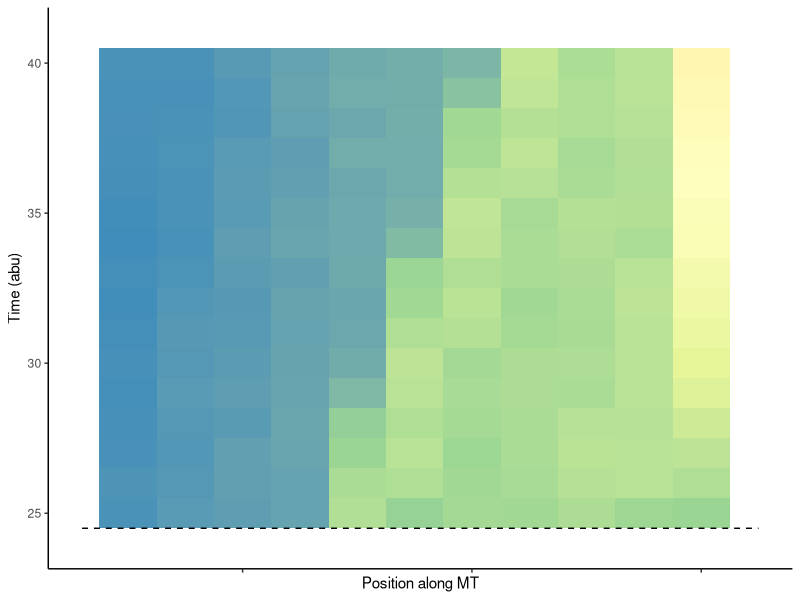
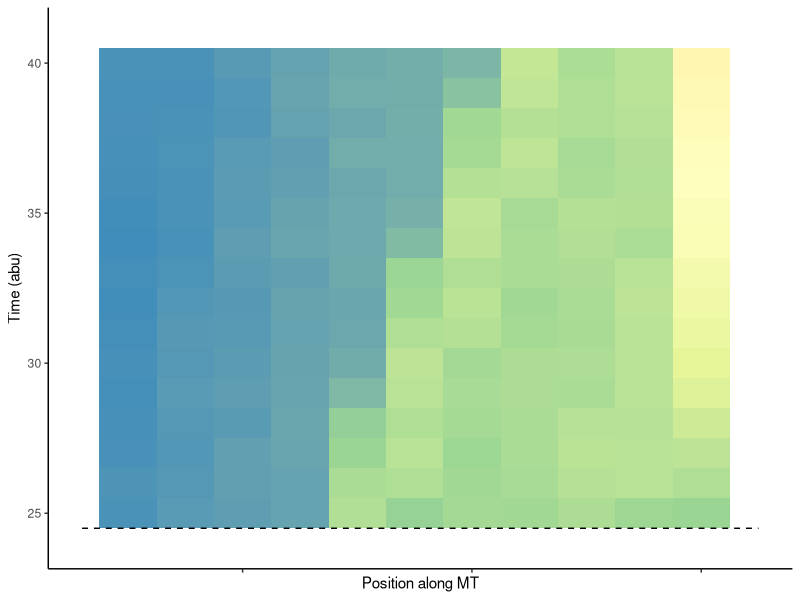
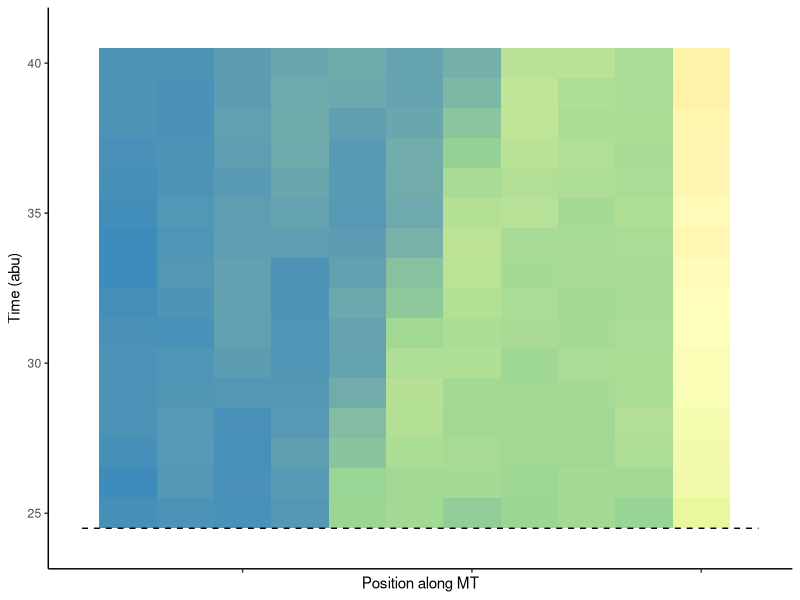
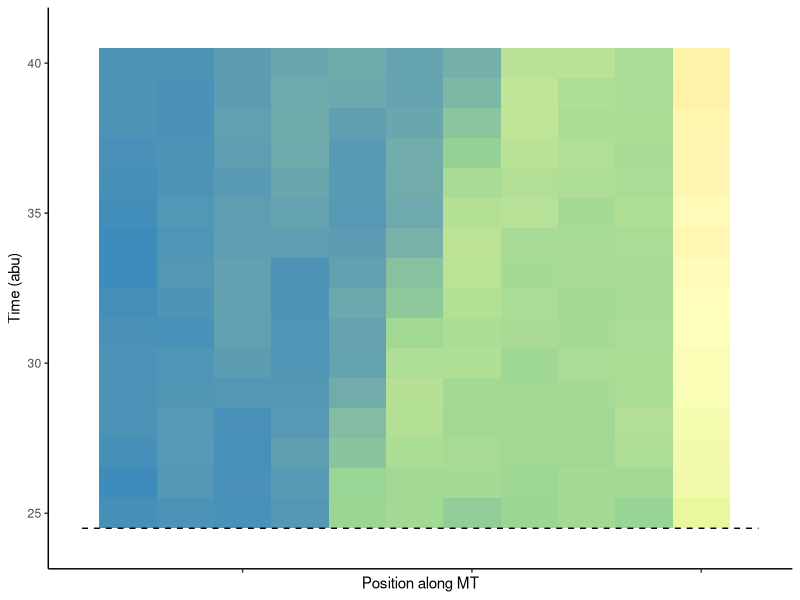
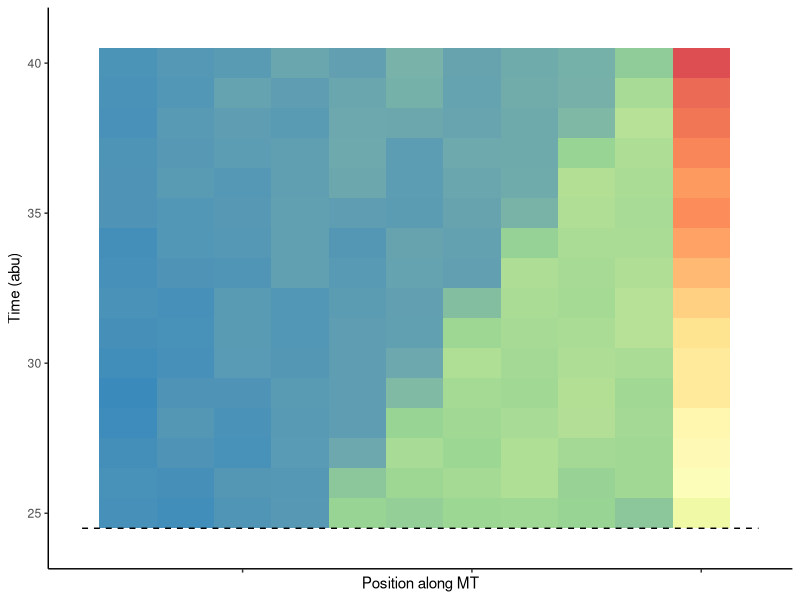
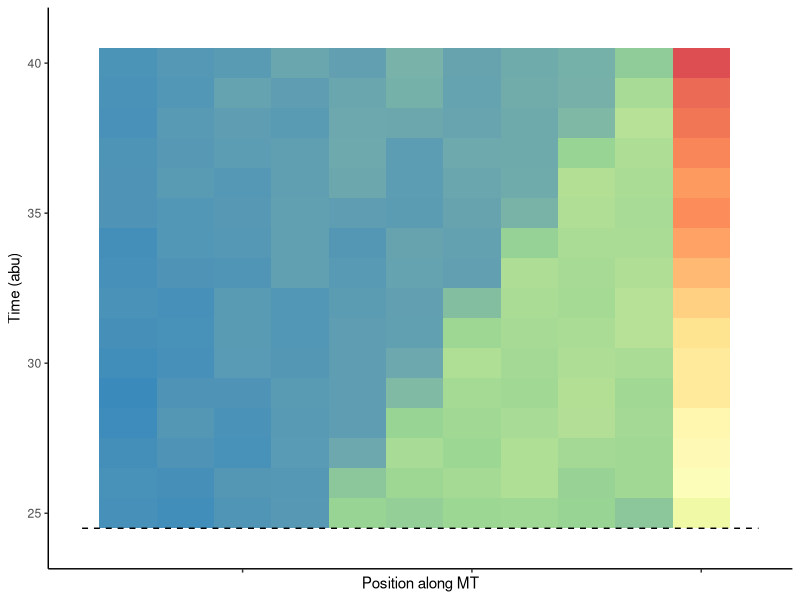
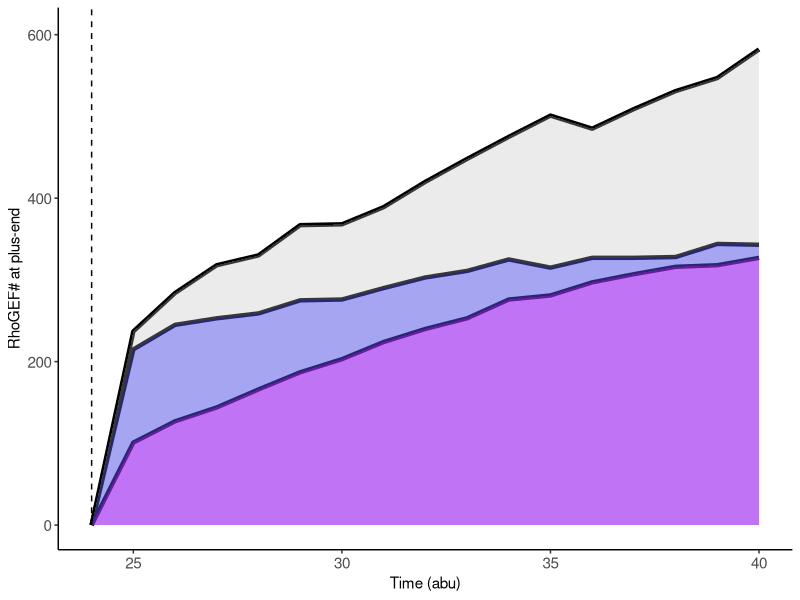
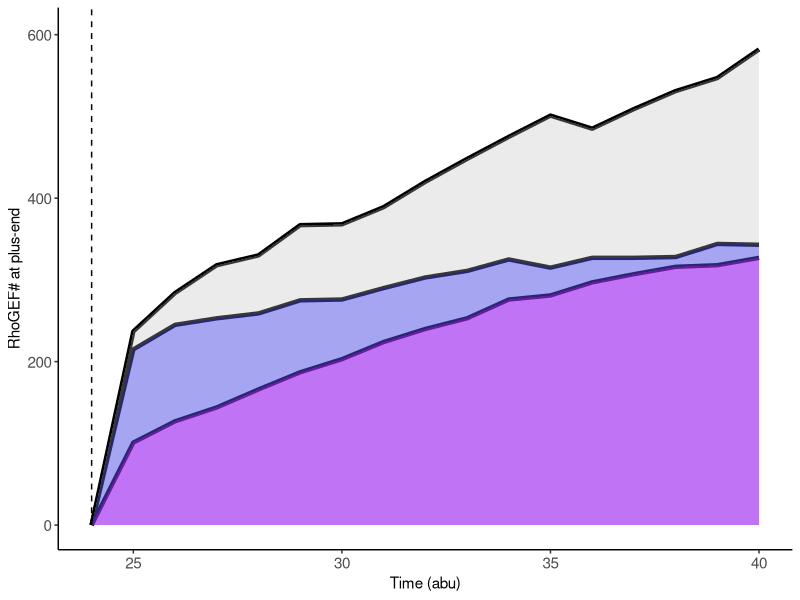

These figures' R source, in order:
#associated with Figure S1 for "Centralspindlin-mediated transport and retention rapidly accumulates RhoGEF at microtubule plus-ends" (Warecki and Tao, 2023)
#please direct questions to: bwarecki@ucsc.edu
#this simulation will determine the distribution of Centralspindin-RhoGEF molecules along a microtubule over time

#load required packages
library(ggplot2)
library(dplyr)
library(RColorBrewer)

#simulation function:
RhoGEF.pos.time <- function(total.time, numCS, Plk.time, retention, relative.velocity) {
		#total.time=length of time for simulation to run
		#numCS=number of CS molecules to add to simulation
		#Plk.time=time after the start of simulation at which point RhoGEF can bind CS (represents polo phosphorylation)
		#retention=the retention rate of cargo-less CS at plus-end tips prior to polo phosphorylation
		#relative.velocity=how much faster/slower CS-RhoGEF transport is than cargo-less CS walking along microtubule
	time <- seq(0, (total.time-1)) #creates a sequence of time points
	MT.length <- 60 #arbitrary length of microtubule (position 60=plus-end tip)
		#below to name output variables
	rhogef.position <- vector() 
	rhogef.time <- vector()
	CS.num <- vector()
	CS.number <- 1 #identifier for CS molecule
		#below to define dataframes for simulation output
	d.f <- vector()
	for (i in 1:numCS) { #for every CS molecule
		CS.position <- sample(seq(1,MT.length), 1, replace=TRUE) #CS randomly associates along length of microtubule
			#below defines starting values that will be changed throughout simulation
		RhoGEF.CS.new <- 0
		RhoGEF.CS <- 0
		RhoGEF.t <- 0
		for (i in seq_along(time)) { #for every timepoint
			if (i < Plk.time) { #before polo phosphorylation
				CS.position <- CS.position+1 #CS advances forward 1 position
				if (CS.position>=MT.length) { #if CS reaches plus-end tip
					CS.ret <- sample(0:1, prob=c((1-retention), retention))[1] #determines if cargo-less CS remains on the plus-end tip based on entered retention value
					if (CS.ret==1) {
						CS.position <- MT.length #cargo-less CS is retained on plus-end tip
					} else {
						CS.position <- sample(seq(0,MT.length), 1, replace=TRUE) #CS dissociates and rebinds randomly along length of microtubule
					}
				}
				RhoGEF.t <- RhoGEF.t+1 #advances time counter for output
				RhoGEF.pos <- 0 #no RhoGEF on microtubule prior to Polo phosphorylation
				rhogef.time <- append(rhogef.time, RhoGEF.t) #add current timepoint to output
				rhogef.position <- append(rhogef.position, RhoGEF.pos) #add current RhoGEF position to output
				CS.num <- append(CS.num, CS.number) #add current CS molecule to output
			} else { #after polo phosphorylation
				if (RhoGEF.CS==0) { #for any cargo-less CS molecule
					RhoGEF.CS.new <- sample(0:1, prob=c(0.1,0.9))[1] #determines if RhoGEF binds CS		
				}
				if (RhoGEF.CS.new==1) {
					RhoGEF.CS <- 1 #newly bound CS will be treated as a CS-RhoGEF complex
				}
				if (RhoGEF.CS==1) {
					CS.position <- CS.position+(1*relative.velocity) #advances bound CS microtubule based on entered relative.velocity value
				} else {
					CS.position <- CS.position+1 #cargo-less CS advances forward 1 position
				}
				if (CS.position>=MT.length && RhoGEF.CS==1) { #for CS-RhoGEF complex at plus-end tip
					CS.ret <- sample(0:1, prob=c(0.08,0.92))[1] #probability CS-RhoGEF is retained at plus-end tip
					if (CS.ret==1) {
						CS.position <- MT.length #CS-RhoGEF retained at plus-end tip
					} else {
						CS.position <- sample(seq(0,MT.length), 1, replace=TRUE) #CS-RhoGEF dissociates and binds randomly along length of microtubule
					}
				}
				if (CS.position>=MT.length && RhoGEF.CS==0) { #for cargo-less CS at plus-end tip
					CS.ret <- sample(0:1, prob=c((1-retention),retention))[1] #probability CS is retained at plus-end tip based on entered retention value
					if (CS.ret==1) {
						CS.position <- MT.length #cargo-less CS retained at plus-end tip
					} else {
						CS.position <- sample(seq(0,MT.length), 1, replace=TRUE) #CS dissociates and binds randomly along length of microtubule
					}
				}
				RhoGEF.t <- RhoGEF.t+1 #advances time counter for output
				if (RhoGEF.CS==1) { #for CS-RhoGEF complexes
					RhoGEF.pos <- CS.position #position of Rho on microtubule = position of CS on microtubule
				} else {
					RhoGEF.pos <- 0 #for cargo-less CS, no RhoGEF position on microtubule
				}
				rhogef.time <- append(rhogef.time, RhoGEF.t) #add current timepoint to output
				rhogef.position <- append(rhogef.position, RhoGEF.pos) #add current Rho position to output
				CS.num <- append(CS.num, CS.number) #add current CS molecule to output
			}
			d.f <- data.frame(Pos=rhogef.position, Time=rhogef.time, CS=CS.num)	#creates data frame with each RhoGEF position along the microtubule at each time for each CS molecule
		}
		CS.number <- CS.number + 1 #create new identifier for next CS molecule
	}
	d.f.afterpolo <- filter(d.f, Time>=25) #filter data for RhoGEF position after polo phosphorylation
	return(d.f.afterpolo)
}

#run simulations under different conditions
test.null <- RhoGEF.pos.time(50,1000,25,0.0000001,1) #no cargo-less retention + no CS stimulation by RhoGEF
test.retain <- RhoGEF.pos.time(50,1000,25,0.89,1) #cargo-less retention + no CS stimulation by RhoGEF
test.retain_transport <- RhoGEF.pos.time(50,1000,25,0.89,(11/6)) #cargo-less retention + CS stimulation by RhoGEF

#for graphical output
#create histograms to place CS-RhoGEF molecules in bins of 5 positions along microtubule
histogram.rearrange.5 <- function(data) {
	max.time <- max(data$Time) #determine maximum time value in simulation
	initial.time <- 24
	data.binned.total <- vector() #define output
	for (i in 24:max.time) {
		d.f <- filter(data, Time==initial.time) #pull out all positions for a given time
		hist.count <- hist(d.f$Pos, plot=FALSE, breaks=seq(0,60,by=5))$counts #group counts into bins of 5
		hist.break <- seq(0,60,by=5)[2:13] #label bins
		time.list <- rep(initial.time, 12) #label time
		data.binned <- data.frame(count=hist.count, pos=hist.break, time.l=time.list) #create data frame for each time point
		data.binned.total <- rbind(data.binned.total, data.binned) #combine data frames from all time points
		initial.time <- initial.time+1 #advance time counter
	}
	return(data.binned.total)
}

#create binned data for simulations
test.null.rearrange <- histogram.rearrange.5(test.null)
test.retain.rearrange <- histogram.rearrange.5(test.retain)
test.retain_transport.rearrange <- histogram.rearrange.5(test.retain_transport)

#qualitative distribution of RhoGEF along a microtubule over time (Figure S1C)
dev.new(width=2, height=2) 
ggplot(test.null.rearrange, aes(x=pos, y=time.l, fill=count)) +
	geom_tile() +
	xlim(6,65) +
	ylim(24,41) +
	scale_fill_distiller(palette="Spectral", limits=c(0,600)) +
	theme_classic() +
	annotate("segment", x=6, xend=65, y=24.5, yend=24.5, linetype="dashed") +
	guides(fill=FALSE) +
	labs(y="Time (abu)",
		 x="Position along MT") +
	theme(axis.text.x=element_blank())
ggsave("rhogef.null.tile.jpeg", dpi=1000)
	
dev.new(width=2, height=2) 
ggplot(test.retain.rearrange, aes(x=pos, y=time.l, fill=count)) +
	geom_tile() +
	xlim(6,65) +
	ylim(24,41) +
	scale_fill_distiller(palette="Spectral", limits=c(0,600)) +
	theme_classic() +
	annotate("segment", x=6, xend=65, y=24.5, yend=24.5, linetype="dashed") +
	guides(fill=FALSE) +
	labs(y="Time (abu)",
		 x="Position along MT") +
	theme(axis.text.x=element_blank())
ggsave("rhogef.retain.tile.jpeg", dpi=1000)
	
dev.new(width=2, height=2) 
ggplot(test.retain_transport.rearrange, aes(x=pos, y=time.l, fill=count)) +
	geom_tile() +
	xlim(6,65) +
	ylim(24,41) +
	scale_fill_distiller(palette="Spectral", limits=c(0,600)) +
	theme_classic() +
	annotate("segment", x=6, xend=65, y=24.5, yend=24.5, linetype="dashed") +
	guides(fill=FALSE) +
	labs(y="Time (abu)",
		 x="Position along MT") +
	theme(axis.text.x=element_blank())
ggsave("rhogef.retain_transport.jpeg", dpi=1000)
	
#quantitative comparison of RhoGEF at microtubule plus-end (last 5 positions of microtubule) for different simulations (Figure S1D)
test.null.rearrange.60 <- filter(test.null.rearrange, pos==60) #pull out data for microtubule end
test.null.rearrange.60 <- mutate(test.null.rearrange.60, test="null") #define test
test.retain.rearrange.60 <- filter(test.retain.rearrange, pos==60) #pull out data for microtubule end
test.retain.rearrange.60 <- mutate(test.retain.rearrange.60, test="retain") #define test
test.retain_transport.rearrange.60 <- filter(test.retain_transport.rearrange, pos==60) #pull out data for microtubule end
test.retain_transport.rearrange.60 <- mutate(test.retain_transport.rearrange.60, test="retain_transport") #define test
test.60 <- rbind(test.null.rearrange.60, test.retain.rearrange.60, test.retain_transport.rearrange.60) #combine dataframes

dev.new(width=2.25, height=2.25)
ggplot(test.60, aes(x=time.l, y=count, fill=rev(test))) +
	geom_line(size=1.5) +
	geom_area(position="identity", alpha=0.3) +
	theme_classic() +
	xlim(24,40) +
	guides(fill=FALSE) +
	theme(axis.text.x=element_text(size=11),
		  axis.text.y=element_text(size=11)) +
	scale_fill_manual(values=c("grey", "blue", "magenta")) +
	labs(x="Time (abu)",
		 y="RhoGEF# at plus-end") +
	annotate("segment", x=24, xend=24, y=0, yend=Inf, linetype="dashed")
ggsave("rhogef.atplustend.jpeg", dpi=1000)
	
#quantitative comparison of RhoGEF distribution along the microtubule at time=40 for each simulation (Figure S1E)
test.null.40 <- filter(test.null, Time==40) #pull RhoGEFF positions for time=40
test.null.40 <- mutate(test.null.40, test="null") #define test
test.retain.40 <- filter(test.retain, Time==40) #pull RhoGEFF positions for time=40
test.retain.40 <- mutate(test.retain.40, test="retain") #define test
test.retain_transport.40 <- filter(test.retain_transport, Time==40) #pull RhoGEFF positions for time=40
test.retain_transport.40 <- mutate(test.retain_transport.40, test="retain_transport") #define test
test.40 <- rbind(test.null.40, test.retain.40, test.retain_transport.40) #combine data frames

dev.new(width=2, height=2.25)
ggplot(test.40, aes(x=Pos, group=test, fill=test)) +
	geom_density(size=1, alpha=0.5) +
	theme_classic() +
	guides(fill=FALSE) +
	scale_fill_manual(values=c("magenta", "blue", "grey")) +
	labs(x="Position along MT",
		 y="Density of RhoGEF\nat Time=40")
ggsave("rhogef.dist.time40.jpeg", dpi=1000)
